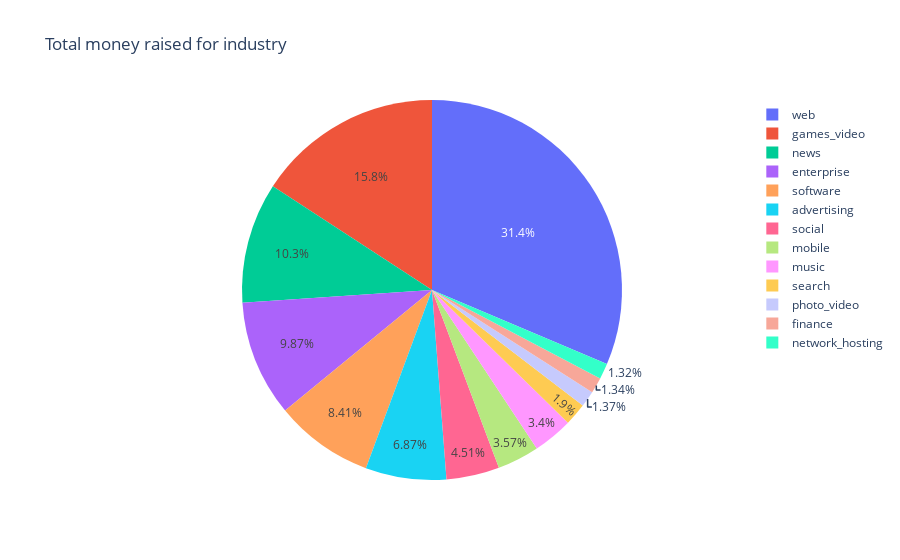

This figure's notebook cell:
### Code cell
fig = px.pie(m, values=y['total_money'].head(40), names=x['category_code'].head(40), title='Total money raised for industry')
fig.show()

### Figure 1 — Plotly figure (JSON) as saved in the notebook; plotly's stock layout.template omitted (floating-point values rounded to 4 significant figures)
{"data": [{"domain": {"x": [0, 1], "y": [0, 1]}, "hovertemplate": "label=%{label}<br>value=%{value}<extra></extra>", "labels": ["enterprise", "software", "news", "web", "games_video", "web", "web", "web", "news", "music", "games_video", "web", "mobile", "social", "social", "web", "news", "search", "web", "advertising", "advertising", "advertising", "web", "advertising", "games_video", "games_video", "web", "web", "web", "web", "photo_video", "finance", "network_hosting", "mobile", "games_video", "games_video", "software", "games_video", "games_video", "web"], "legendgroup": "", "name": "", "showlegend": true, "type": "pie", "values": [2430000000.0, 1770000000.0, 1160000000.0, 1150000000.0, 1150000000.0, 965000000, 860000000, 860000000, 845000000, 836000000, 823000000, 789000000, 555000000, 555000000, 555000000, 555000000, 520000000, 467000000, 467000000, 458000000, 420000000, 410000000, 409000000, 403000000, 369000000, 352000000, 352000000, 352000000, 352000000, 341000000, 337000000, 329000000, 326000000, 324000000, 322000000, 301000000, 300000000, 289000000, 284000000, 271000000]}], "layout": {"legend": {"tracegroupgap": 0}, "title": {"text": "Total money raised for industry"}}}
